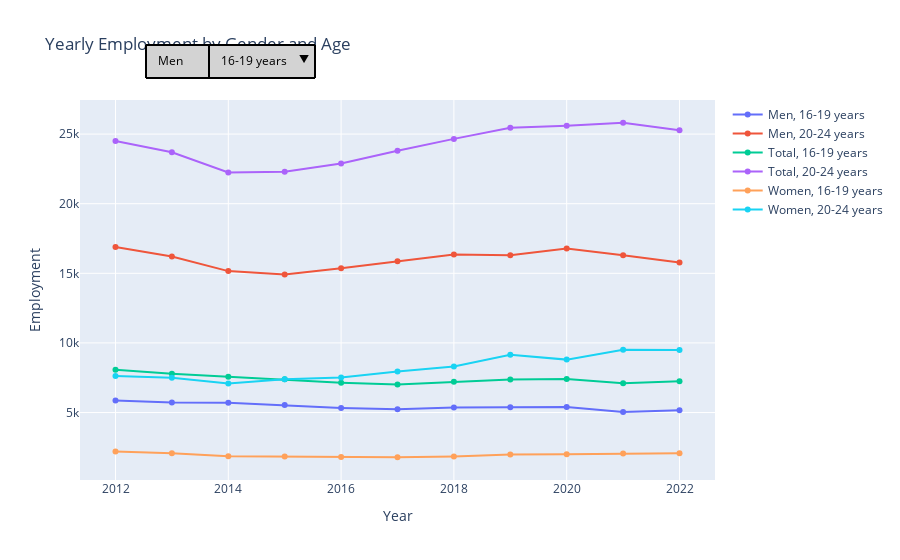

Here is the notebook cell this chart was saved with:
### Code cell
import plotly.graph_objects as go

# Assuming kas_new is your DataFrame with the required data
# Make sure kas_new contains 'Year', 'Employment', 'Gender', and 'Age' columns

# Group by 'Year', 'Gender', and 'Age', and sum up the 'Employment' values
yearly_employment = kas_new.groupby(['Year', 'Gender', 'Age'])['Employment'].sum().reset_index()

# Create a figure
fig = go.Figure()

# Add traces for each gender
for gender in yearly_employment['Gender'].unique():
    for age in yearly_employment['Age'].unique():
        filtered_data = yearly_employment[(yearly_employment['Gender'] == gender) & (yearly_employment['Age'] == age)]
        fig.add_trace(go.Scatter(x=filtered_data['Year'], y=filtered_data['Employment'],
                                 mode='lines+markers', name=f"{gender}, {age}",
                                 text=filtered_data['Employment'],  # Set the text to Employment value
                                 hoverinfo='x+y+text'))  # Show Year, Employment, and text on hover

# Define dropdown menus for Gender and Age
gender_options = [{'label': gender, 'method': 'update', 'args': [{'visible': yearly_employment['Gender'] == gender}]} for gender in yearly_employment['Gender'].unique()]
age_options = [{'label': age, 'method': 'update', 'args': [{'visible': yearly_employment['Age'] == age}]} for age in yearly_employment['Age'].unique()]

# Create updatemenus
updatemenus = [{'buttons': gender_options,
                'direction': 'down',
                'showactive': True,
                'x': 0.1,
                'xanchor': 'left',
                'y': 1.15,
                'yanchor': 'top',
                'bordercolor': 'black',
                'font': {'color': 'black'},
                'bgcolor': 'lightgray',
                'borderwidth': 2,
                'name': 'Gender Filter'},  # Use 'name' instead of 'label'
               {'buttons': age_options,
                'direction': 'down',
                'showactive': True,
                'x': 0.2,
                'xanchor': 'left',
                'y': 1.15,
                'yanchor': 'top',
                'bordercolor': 'black',
                'font': {'color': 'black'},
                'bgcolor': 'lightgray',
                'borderwidth': 2,
                'name': 'Age Filter'}]  # Use 'name' instead of 'label'

# Update layout with updatemenus
fig.update_layout(updatemenus=updatemenus)

# Update the layout
fig.update_layout(title='Yearly Employment by Gender and Age',
                  xaxis_title='Year', yaxis_title='Employment',
                  hovermode='closest',
                  showlegend=True)

# Show the plot
fig.show()

#Ny

### Figure 1 — Plotly figure (JSON) as saved in the notebook; plotly's stock layout.template omitted (floating-point values rounded to 4 significant figures)
{"data": [{"hoverinfo": "x+y+text", "mode": "lines+markers", "name": "Men, 16-19 years", "text": [5871, 5716, 5706, 5544, 5334, 5229, 5355, 5379, 5402, 5043, 5168], "type": "scatter", "x": [2012, 2013, 2014, 2015, 2016, 2017, 2018, 2019, 2020, 2021, 2022], "y": [5871, 5716, 5706, 5544, 5334, 5229, 5355, 5379, 5402, 5043, 5168]}, {"hoverinfo": "x+y+text", "mode": "lines+markers", "name": "Men, 20-24 years", "text": [16882, 16202, 15159, 14917, 15366, 15859, 16343, 16305, 16789, 16303, 15770], "type": "scatter", "x": [2012, 2013, 2014, 2015, 2016, 2017, 2018, 2019, 2020, 2021, 2022], "y": [16882, 16202, 15159, 14917, 15366, 15859, 16343, 16305, 16789, 16303, 15770]}, {"hoverinfo": "x+y+text", "mode": "lines+markers", "name": "Total, 16-19 years", "text": [8071, 7789, 7578, 7389, 7147, 7019, 7208, 7366, 7410, 7112, 7254], "type": "scatter", "x": [2012, 2013, 2014, 2015, 2016, 2017, 2018, 2019, 2020, 2021, 2022], "y": [8071, 7789, 7578, 7389, 7147, 7019, 7208, 7366, 7410, 7112, 7254]}, {"hoverinfo": "x+y+text", "mode": "lines+markers", "name": "Total, 20-24 years", "text": [24499, 23698, 22238, 22301, 22881, 23808, 24655, 25458, 25591, 25814, 25268], "type": "scatter", "x": [2012, 2013, 2014, 2015, 2016, 2017, 2018, 2019, 2020, 2021, 2022], "y": [24499, 23698, 22238, 22301, 22881, 23808, 24655, 25458, 25591, 25814, 25268]}, {"hoverinfo": "x+y+text", "mode": "lines+markers", "name": "Women, 16-19 years", "text": [2199, 2073, 1869, 1845, 1814, 1789, 1849, 1989, 2009, 2066, 2085], "type": "scatter", "x": [2012, 2013, 2014, 2015, 2016, 2017, 2018, 2019, 2020, 2021, 2022], "y": [2199, 2073, 1869, 1845, 1814, 1789, 1849, 1989, 2009, 2066, 2085]}, {"hoverinfo": "x+y+text", "mode": "lines+markers", "name": "Women, 20-24 years", "text": [7618, 7494, 7080, 7383, 7512, 7948, 8311, 9153, 8801, 9512, 9497], "type": "scatter", "x": [2012, 2013, 2014, 2015, 2016, 2017, 2018, 2019, 2020, 2021, 2022], "y": [7618, 7494, 7080, 7383, 7512, 7948, 8311, 9153, 8801, 9512, 9497]}], "layout": {"hovermode": "closest", "showlegend": true, "title": {"text": "Yearly Employment by Gender and Age"}, "updatemenus": [{"bgcolor": "lightgray", "bordercolor": "black", "borderwidth": 2, "buttons": [{"args": [{"visible": [true, true, false, false, false, false, true, true, false, false, false, false, true, true, false, false, false, false, true, true, false, false, false, false, true, true, false, false, false, false, true, true, false, false, false, false, true, true, false, false, false, false, true, true, false, false, false, false, true, true, false, false, false, false, true, true, false, false, false, false, true, true, false, false, false, false]}], "label": "Men", "method": "update"}, {"args": [{"visible": [false, false, true, true, false, false, false, false, true, true, false, false, false, false, true, true, false, false, false, false, true, true, false, false, false, false, true, true, false, false, false, false, true, true, false, false, false, false, true, true, false, false, false, false, true, true, false, false, false, false, true, true, false, false, false, false, true, true, false, false, false, false, true, true, false, false]}], "label": "Total", "method": "update"}, {"args": [{"visible": [false, false, false, false, true, true, false, false, false, false, true, true, false, false, false, false, true, true, false, false, false, false, true, true, false, false, false, false, true, true, false, false, false, false, true, true, false, false, false, false, true, true, false, false, false, false, true, true, false, false, false, false, true, true, false, false, false, false, true, true, false, false, false, false, true, true]}], "label": "Women", "method": "update"}], "direction": "down", "font": {"color": "black"}, "name": "Gender Filter", "showactive": true, "x": 0.1, "xanchor": "left", "y": 1.15, "yanchor": "top"}, {"bgcolor": "lightgray", "bordercolor": "black", "borderwidth": 2, "buttons": [{"args": [{"visible": [true, false, true, false, true, false, true, false, true, false, true, false, true, false, true, false, true, false, true, false, true, false, true, false, true, false, true, false, true, false, true, false, true, false, true, false, true, false, true, false, true, false, true, false, true, false, true, false, true, false, true, false, true, false, true, false, true, false, true, false, true, false, true, false, true, false]}], "label": "16-19 years", "method": "update"}, {"args": [{"visible": [false, true, false, true, false, true, false, true, false, true, false, true, false, true, false, true, false, true, false, true, false, true, false, true, false, true, false, true, false, true, false, true, false, true, false, true, false, true, false, true, false, true, false, true, false, true, false, true, false, true, false, true, false, true, false, true, false, true, false, true, false, true, false, true, false, true]}], "label": "20-24 years", "method": "update"}], "direction": "down", "font": {"color": "black"}, "name": "Age Filter", "showactive": true, "x": 0.2, "xanchor": "left", "y": 1.15, "yanchor": "top"}], "xaxis": {"title": {"text": "Year"}}, "yaxis": {"title": {"text": "Employment"}}}}
